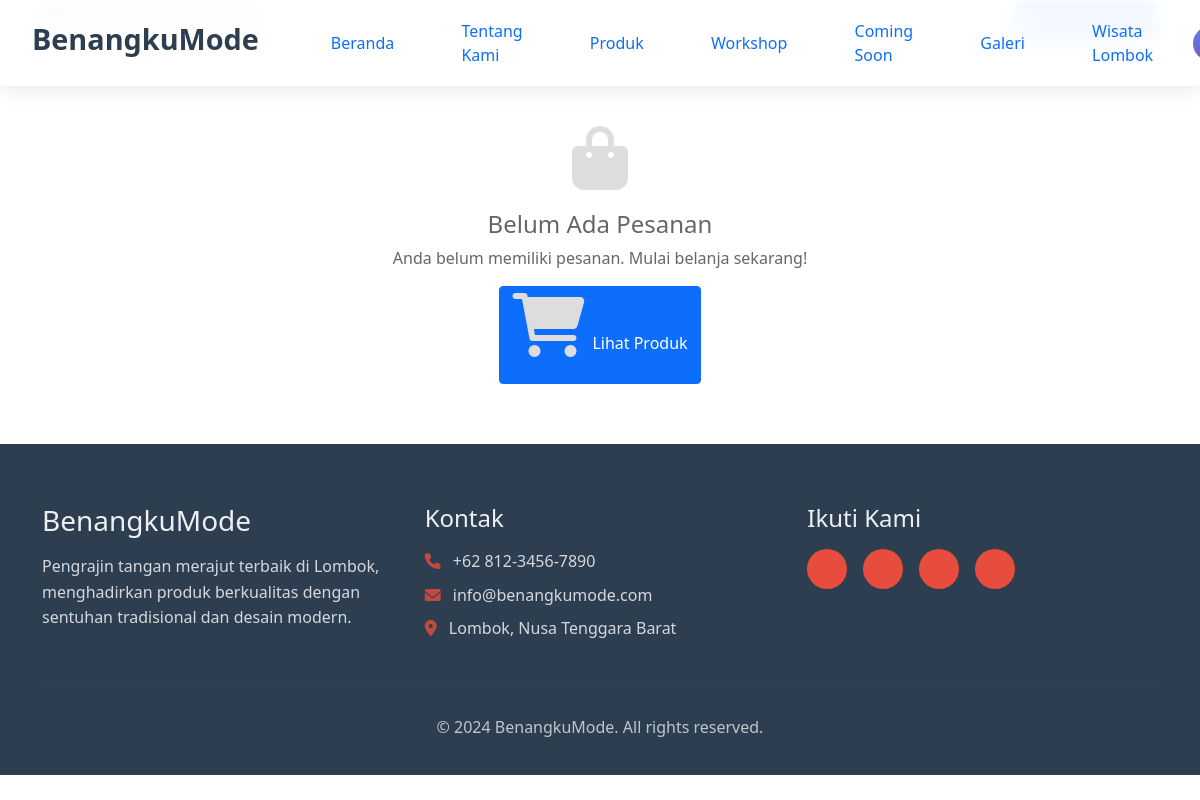
Page /orders.php (signed in) on the earlier database version.
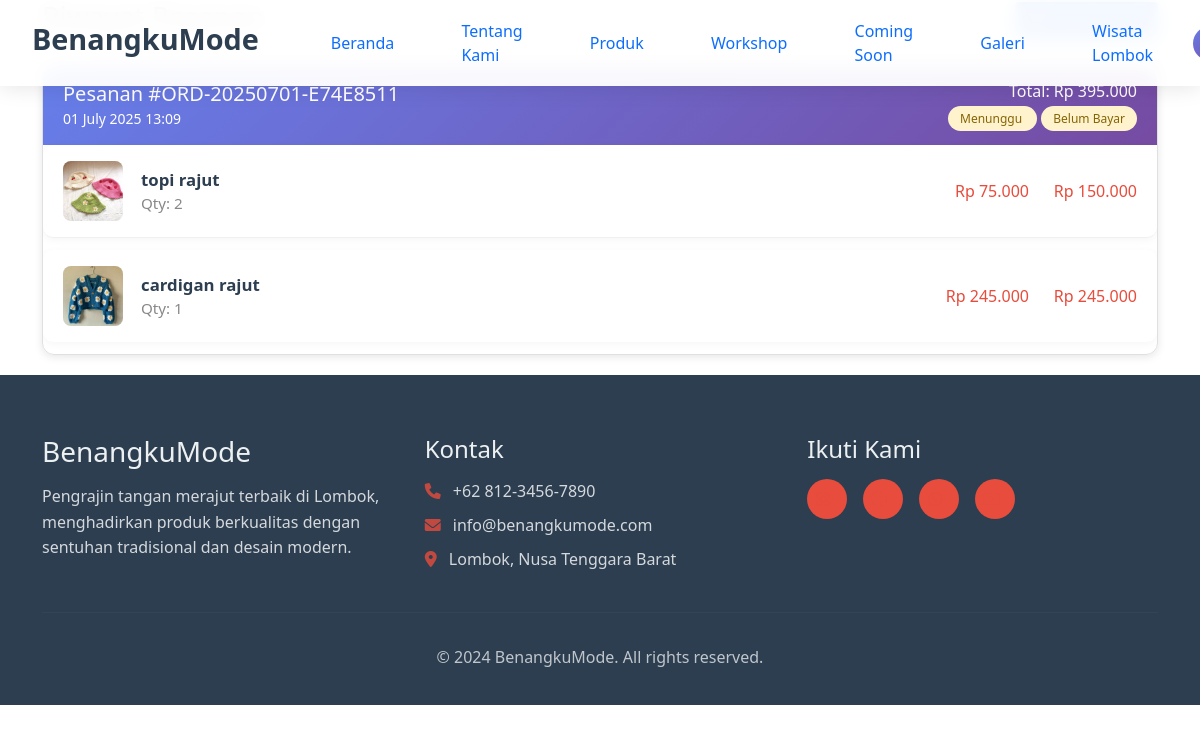
Same page on the later database version.
### tables this page shows
CREATE TABLE `order_items` (
  `id` int(11) NOT NULL,
  `order_id` int(11) NOT NULL,
  `product_id` int(11) DEFAULT NULL,
  `product_name` varchar(200) NOT NULL,
  `quantity` int(11) NOT NULL DEFAULT 1,
  `price` decimal(10,2) NOT NULL DEFAULT 0.00,
  `subtotal` decimal(10,2) NOT NULL DEFAULT 0.00,
  `created_at` timestamp NOT NULL DEFAULT current_timestamp()
);

CREATE TABLE `products` (
  `id` int(11) NOT NULL,
  `name` varchar(200) NOT NULL,
  `description` text DEFAULT NULL,
  `price` decimal(10,2) NOT NULL,
  `category_id` int(11) DEFAULT NULL,
  `image` varchar(255) DEFAULT NULL,
  `images` longtext DEFAULT NULL CHECK (json_valid(`images`)),
  `stock_quantity` int(11) DEFAULT 0,
  `is_active` tinyint(1) DEFAULT 1,
  `is_featured` tinyint(1) DEFAULT 0,
  `created_at` timestamp NOT NULL DEFAULT current_timestamp(),
  `updated_at` timestamp NOT NULL DEFAULT current_timestamp() ON UPDATE current_timestamp()
);

### config/database.php (called while the page is built, shortened)
<?php
function formatCurrency($amount) {
    return 'Rp ' . number_format($amount, 0, ',', '.');
}
?>

### orders.php (the view, shortened to what the changed rows need)
<?php
require_once 'config/database.php';
$conn = getDbConnection();
$user_email = mysqli_real_escape_string($conn, $_SESSION['user_email']);
$sql = "SELECT
        o.*,
        oi.id as order_item_id,
        oi.product_id,
        oi.product_name,
        oi.quantity,
        oi.price,
        oi.subtotal,
        -- oi.status as item_status,
        o.created_at as order_date,
        p.image as product_image
    FROM orders o
    LEFT JOIN order_items oi ON o.id = oi.order_id
    LEFT JOIN products p ON oi.product_id = p.id
    WHERE o.customer_email = '$user_email'
    ORDER BY o.created_at DESC";
$result = mysqli_query($conn, $sql);
$orders = [];
while ($row = mysqli_fetch_assoc($result)) {
    $order_id = $row['id'];
    if (!isset($orders[$order_id])) {
        $orders[$order_id] = [
            'order_id' => $order_id,
            'order_number' => $row['order_number'],
            'order_date' => $row['order_date'],
            'total_amount' => $row['total_amount'],
            'status' => $row['status'],
            'payment_status' => $row['payment_status'],
            'items' => []
        ];
    }
    if ($row['order_item_id']) {
        $orders[$order_id]['items'][] = [
            'id' => $row['order_item_id'],
            'product_id' => $row['product_id'],
            'product_name' => $row['product_name'],
            'quantity' => $row['quantity'],
            'price' => $row['price'],
            'subtotal' => $row['subtotal'],
            'product_image' => $row['product_image']
        ];
    }
}
?>
<!DOCTYPE html>
<html lang="id">
<head>
    <link rel="stylesheet" href="assets/css/style.css">
    <link rel="stylesheet" href="https://cdnjs.cloudflare.com/ajax/libs/font-awesome/6.0.0/css/all.min.css">
    <link href="https://cdn.jsdelivr.net/npm/bootstrap@5.1.3/dist/css/bootstrap.min.css" rel="stylesheet">
</head>
<body>
    <header class="header">
        <nav class="navbar">
            <div class="nav-container">
                <div class="nav-logo">
                    <h2>BenangkuMode</h2>
                </div>
            </div>
        </nav>
    </header>
    <main class="main-content">
        <div class="container">
            <div class="row">
                <div class="col-12">
                    <div class="d-flex justify-content-between align-items-center mb-4">
                        <h1 class="h3">Riwayat Pesanan</h1>
                    </div>
                    <?php if (empty($orders)): ?>
                        <div class="empty-state">
                            <i class="fas fa-shopping-bag"></i>
                            <h4>Belum Ada Pesanan</h4>
                            <p>Anda belum memiliki pesanan. Mulai belanja sekarang!</p>
                            <a href="products.php" class="btn btn-primary">
                                <i class="fas fa-shopping-cart me-2"></i>Lihat Produk
                            </a>
                        </div>
                    <?php else: ?>
                        <?php foreach ($orders as $order): ?>
                            <div class="order-card">
                                <div class="order-header">
                                    <div class="d-flex justify-content-between align-items-center">
                                        <div>
                                            <h5 class="mb-0">Pesanan #<?php echo $order['order_number']; ?></h5>
                                            <small><?php echo date('d F Y H:i', strtotime($order['order_date'])); ?></small>
                                        </div>
                                        <div class="text-end">
                                            <h6 class="mb-0">Total: <?php echo formatCurrency($order['total_amount']); ?></h6>
                                            <div class="mt-1">
                                                <span class="status-badge status-<?php echo $order['status']; ?>">
                                                    <?php
                                                    switch($order['status']) {
                                                        case 'pending': echo 'Menunggu'; break;
                                                    }
                                                    ?>
                                                </span>
                                                <span class="status-badge status-<?php echo $order['payment_status']; ?> ms-1">
                                                    <?php
                                                    switch($order['payment_status']) {
                                                        case 'pending': echo 'Belum Bayar'; break;
                                                    }
                                                    ?>
                                                </span>
                                            </div>
                                        </div>
                                    </div>
                                </div>
                                <?php foreach ($order['items'] as $item): ?>
                                    <div class="order-item">
                                        <?php if ($item['product_image']): ?>
                                            <img src="assets/images/products/<?php echo htmlspecialchars($item['product_image']); ?>" class="product-image" alt="<?php echo htmlspecialchars($item['product_name']); ?>">
                                        <?php else: ?>
                                            <div class="product-image" style="display:flex;align-items:center;justify-content:center;"><i class="fas fa-image text-muted"></i></div>
                                        <?php endif; ?>
                                        <div class="item-info">
                                            <strong><?php echo htmlspecialchars($item['product_name']); ?></strong>
                                            <span class="qty">Qty: <?php echo $item['quantity']; ?></span>
                                        </div>
                                        <div class="item-price">Rp <?php echo number_format($item['price'],0,',','.'); ?></div>
                                        <div class="item-subtotal">Rp <?php echo number_format($item['subtotal'],0,',','.'); ?></div>
                                    </div>
                                <?php endforeach; ?>
                            </div>
                        <?php endforeach; ?>
                    <?php endif; ?>
                </div>
            </div>
        </div>
    </main>
</body>
</html>

Differences in the rows shown:
added order_items: product.image (picture), product_name "topi rajut", quantity "2", price "75.000", subtotal "150.000"
added order_items: product.image (picture), product_name "cardigan rajut", quantity "1", price "245.000", subtotal "245.000"
Other differences:
new list line: "Pesanan # ORD-20250701-E74E8511 01 July 2025 13:09 Total: Rp 395.000 Menunggu Belum Bayar"
text no longer shown: "Belum Ada Pesanan Anda belum memiliki pesanan. Mulai belanja sekarang! Lihat Produk"
